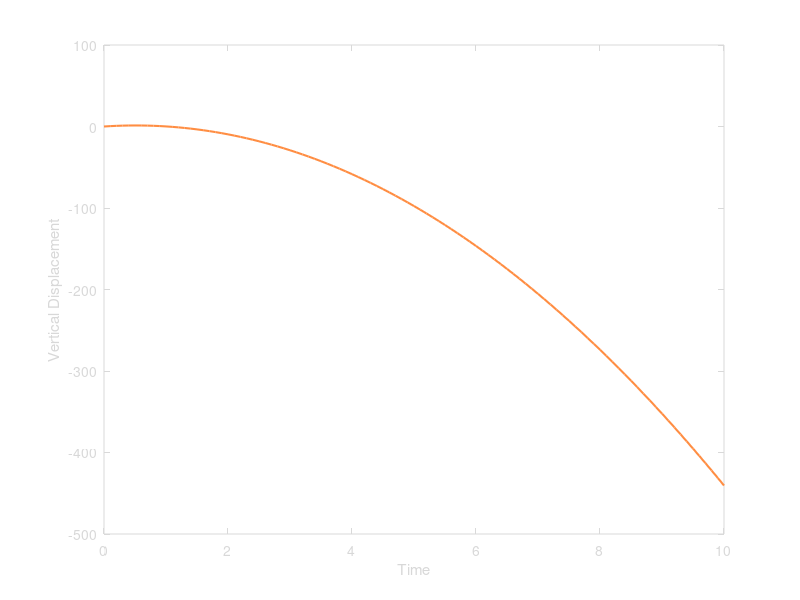

Write the MATLAB code that produced this figure.
u = input('input Initial velocity: ');

g = 9.81;
t = 0:0.1:10;
disp(u)
y = u.*t -  0.5 * (g.*t.^2);

plot(t, y, 'LineWidth', 1.5)
whitebg
xlabel('Time'), ylabel('Vertical Displacement')